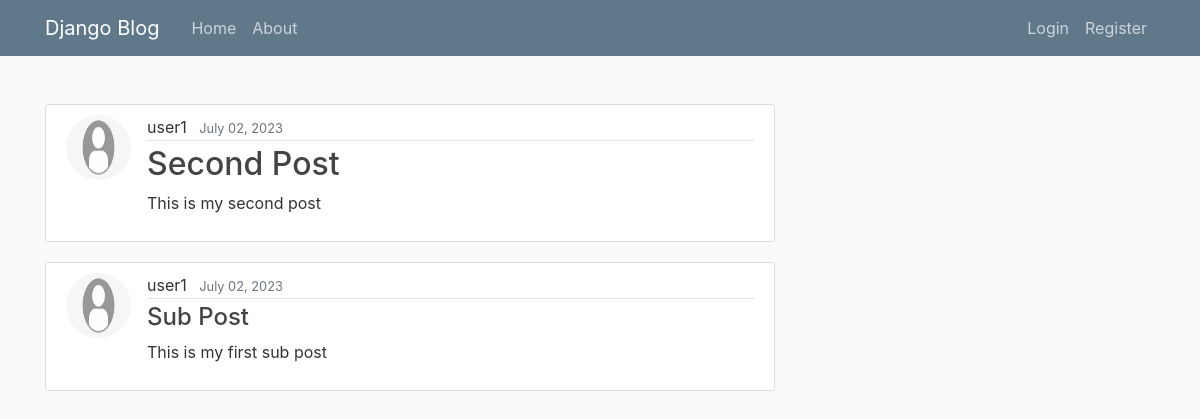
Screenshot of /user/user1 with the database file from the repository.
### blog/models.py (models this page shows, shortened)
class Post(models.Model):
    title = models.CharField(max_length=100)
    content = models.TextField()
    date_posted = models.DateTimeField(default=timezone.now)
    author = models.ForeignKey(User, on_delete=models.CASCADE)

### accounts/models.py (models this page shows, shortened)
class Profile(models.Model):
    user = models.OneToOneField(User, on_delete=models.CASCADE)
    image = models.ImageField(default='default.jpg', upload_to='profile_pics')

### sub_blog/models.py (models this page shows, shortened)
class Sub_Post(models.Model):
    title = models.CharField(max_length=100)
    content = models.TextField()
    date_posted = models.DateTimeField(default=timezone.now)
    author = models.ForeignKey(User, on_delete=models.CASCADE)

### blog/views.py (the view)
# urls.py: path('user/<str:username>', UserPostListView.as_view(), name='user-posts'),
class UserPostListView(ListView):
    model = Post
    template_name = 'blog/user_posts.html'  # <app>/<model>_<viewtype>.html
    context_object_name = 'posts'
    paginate_by = 5
    def get_queryset(self):
        user = get_object_or_404(User, username=self.kwargs.get('username'))
        return Post.objects.filter(author=user).order_by('-date_posted')
    def get_context_data(self, **kwargs):
        context = super(UserPostListView, self).get_context_data(**kwargs)
        context['sub_posts'] =Sub_Post.objects.order_by('-date_posted')
        return context

### blog/templates/blog/user_posts.html (shortened to what this page needs)
{% extends "blog/base.html" %}
{% block content %}
    <br>
    {% for post in posts %}
        <article class="media content-section">
          <img class="rounded-circle article-img" src="{{ post.author.profile.image.url }}">
          <div class="media-body">
            <div class="article-metadata">
              <a class="mr-2" >{{ post.author }}</a>
              <small class="text-muted">{{ post.date_posted|date:"F d, Y" }}</small>
            </div>
            <h2><a class="article-title" href="{% url 'post-detail' post.id %}">{{ post.title }}</a></h2>
            <p class="article-content">{{ post.content }}</p>
          </div>
        </article>
    {% for sub_post in sub_posts %}
            {%if post.author == sub_post.author %}
                  <article class="media content-section">
                    <img class="rounded-circle article-img" src="{{ sub_post.author.profile.image.url }}">
                    <div class="media-body">
                      <div class="article-metadata">
                        <a class="mr-2">{{ sub_post.author }}</a>
                        <small class="text-muted">{{ sub_post.date_posted|date:"F d, Y" }}</small>
                      </div>
                      <h4><a class="article-title" href="{% url 'sub_post-detail' sub_post.id %}">{{ sub_post.title }}</a></h4>
                      <p class="article-content">{{ sub_post.content }}</p>
                    </div>
                  </article>
            {% endif %}
    {% endfor %}
    {% endfor %}
{% endblock content %}

### blog/templates/blog/base.html (shortened to what this page needs)
{% load static %}
<!DOCTYPE html>
<html>
<head>
    <link rel="stylesheet" href="https://maxcdn.bootstrapcdn.com/bootstrap/4.0.0/css/bootstrap.min.css">
    <link rel="stylesheet" type="text/css" href="{% static 'blog/main.css' %}">
    <link rel="stylesheet" href="https://maxcdn.bootstrapcdn.com/font-awesome/4.4.0/css/font-awesome.min.css">
    <link rel="stylesheet" href="https://cdnjs.cloudflare.com/ajax/libs/font-awesome/4.7.0/css/font-awesome.min.css">
</head>
<body>
    <header class="site-header">
      <nav class="navbar navbar-expand-md navbar-dark bg-steel fixed-top">
        <div class="container">
          <a class="navbar-brand mr-4" href="{% url 'blog-home' %}">Django Blog</a>
          <div class="collapse navbar-collapse" id="navbarToggle">
            <div class="navbar-nav mr-auto">
              <a class="nav-item nav-link" href="{% url 'blog-home' %}">Home</a>
              <a class="nav-item nav-link" href="{% url 'blog-about' %}">About</a>
            </div>
            <div class="navbar-nav">
              {% if user.is_authenticated %}
                <a class="nav-item nav-link" href="{% url 'post-create' %}">New Post</a>
                <a class="nav-item nav-link" href="{% url 'sub_post-create' %}">New Sub Post</a>
                <a class="nav-item nav-link" href="{% url 'profile' %}">Profile</a>
                <a class="nav-item nav-link" href="{% url 'logout' %}">Logout</a>
              {% else %}
                <a class="nav-item nav-link" href="{% url 'login' %}">Login</a>
                <a class="nav-item nav-link" href="{% url 'register' %}">Register</a>
              {% endif %}
            </div>
          </div>
        </div>
      </nav>
    </header>
    <main role="main" class="container">
      <div class="row">
        <div class="col-md-8">
          {% block content %}{% endblock %}
        </div>
        </div>
    </main>
</body>
</html>

### blog/static/blog/main.css (style rules this page uses)
body { background: #fafafa; color: #333333; margin-top: 5rem; }
h1, h2, h3, h4, h5, h6 { color: #444444; }
.bg-steel { background-color: #5f788a; }
.site-header .navbar-nav .nav-link { color: #cbd5db; }
.content-section { background: #ffffff; padding: 10px 20px; border: 1px solid #dddddd; border-radius: 3px; margin-bottom: 20px; }
.article-title { color: #444444; }
.article-content { white-space: pre-line; }
.article-img { height: 65px; width: 65px; margin-right: 16px; }
.article-metadata { padding-bottom: 1px; margin-bottom: 4px; border-bottom: 1px solid #e3e3e3 }

### rows the page displays
Post: author.profile.image (placeholder picture), author "user1", date_posted "July 02, 2023", title "Second Post", content "This is my second post"
Sub_Post: author.profile.image (placeholder picture), author "user1", date_posted "July 02, 2023", title "Sub Post", content "This is my first sub post"
